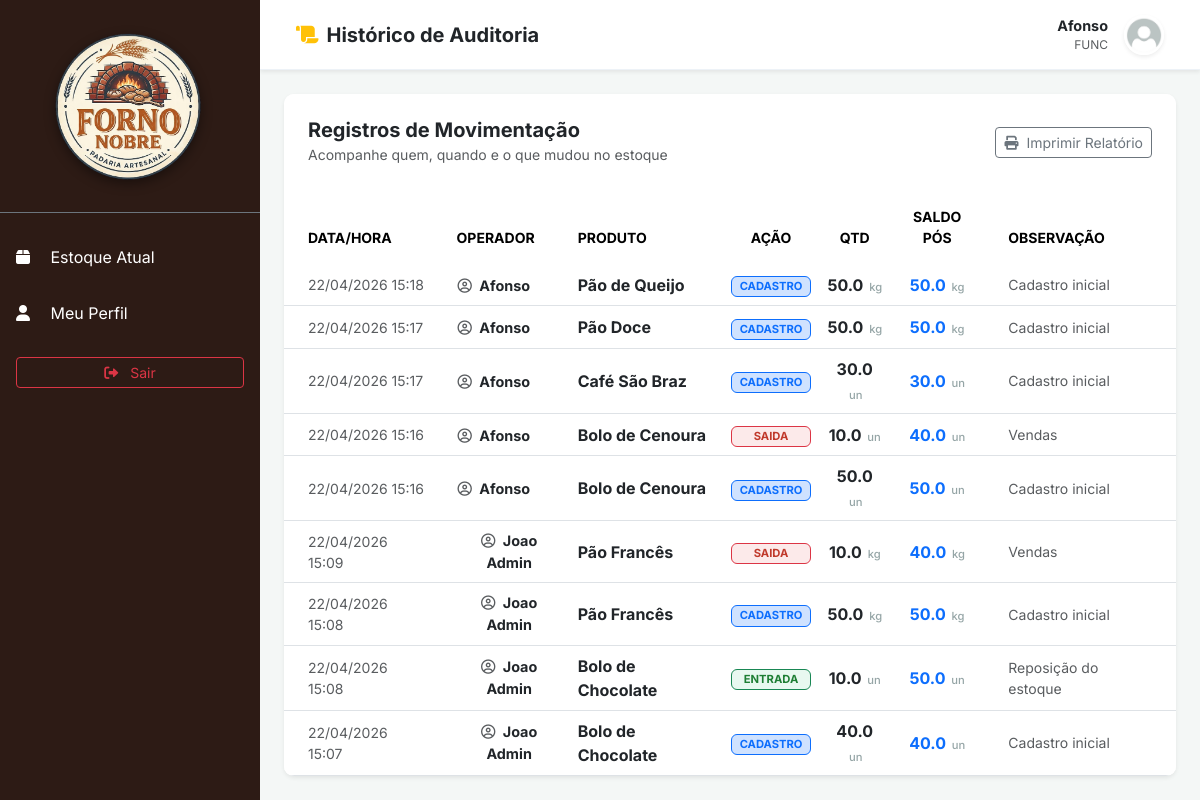
The app's page /historico (signed in) with its own data.
### app.py (models this page shows)
class Usuario(db.Model):
    id = db.Column(db.Integer, primary_key=True)
    username = db.Column(db.String(50), unique=True)
    email = db.Column(db.String(100), unique=True)
    senha = db.Column(db.String(50))
    nivel = db.Column(db.String(20))
    cpf = db.Column(db.String(14))
    telefone = db.Column(db.String(15))
    foto = db.Column(db.String(200), default='default.png')
    data_nascimento = db.Column(db.String(10))
    ultimo_acesso = db.Column(db.DateTime)

class Historico(db.Model):
    id = db.Column(db.Integer, primary_key=True)
    data = db.Column(db.DateTime, default=datetime.now)
    usuario_nome = db.Column(db.String(100))
    produto_nome = db.Column(db.String(100))
    tipo = db.Column(db.String(20))
    quantidade = db.Column(db.Float)
    unidade = db.Column(db.String(10)) # kg, un, L
    saldo_final = db.Column(db.Float)
    observacao = db.Column(db.String(200))
    usuario_id = db.Column(db.Integer, db.ForeignKey('usuario.id'))
    @property
    def usuario_completo(self):
        return Usuario.query.get(self.usuario_id) if self.usuario_id else Usuario.query.filter_by(username=self.usuario_nome).first()

### app.py (the view)
@app.route('/historico')
def historico():
    if 'user_id' not in session: return redirect(url_for('login'))
    user = Usuario.query.get(session['user_id'])
    logs = Historico.query.order_by(Historico.data.desc()).all()
    return render_template('historico.html', logs=logs, usuario=user)

### app.py (called while the page is built)
@app.context_processor
def inject_pendentes():
    if 'user_id' in session:
        user = Usuario.query.get(session['user_id'])
        if user and user.nivel == 'admin':
            contagem = Solicitacao.query.filter_by(status='pendente').count()
            return dict(contagem_pendentes=contagem)
    return dict(contagem_pendentes=0)

### templates/historico.html (shortened to what this page needs)
<!DOCTYPE html>
<html lang="pt-br">
<head>
    <link href="https://cdn.jsdelivr.net/npm/bootstrap@5.3.3/dist/css/bootstrap.min.css" rel="stylesheet">
    <link rel="stylesheet" href="{{ url_for('static', filename='style.css') }}">
    <link rel="stylesheet" href="https://cdnjs.cloudflare.com/ajax/libs/font-awesome/6.0.0/css/all.min.css">
</head>
<body class="bg-light">
    <div class="d-flex" id="wrapper">
        <div id="sidebar-wrapper">
            <div class="p-4 border-bottom border-secondary d-flex align-items-center">
                <div class="logo-sidebar me-2">
                    <img src="{{ url_for('static', filename='img/logo.png') }}" alt="Logo">
                </div>
            </div>
            <div class="list-group list-group-flush flex-grow-1 mt-3">
                <a href="/" class="list-group-item list-group-item-action bg-transparent text-white border-0 py-3 op-hover">
                    <i class="fas fa-box me-3"></i> Estoque Atual
                </a>
                <a href="{{ url_for('perfil') }}" class="list-group-item list-group-item-action bg-transparent text-white border-0 py-3 op-hover">
                    <i class="fas fa-user me-3"></i> Meu Perfil
                </a>
            </div>
            <div class="p-3">
                <a href="/logout" class="btn btn-outline-danger w-100 btn-sm">
                    <i class="fas fa-sign-out-alt me-2"></i> Sair
                </a>
            </div>
        </div>
        <div id="page-content-wrapper" class="w-100">
            <nav class="navbar navbar-expand-lg navbar-light bg-white py-3 px-4 shadow-sm mb-4">
                <div class="container-fluid">
                    <div class="d-flex align-items-center">
                        <h5 class="m-0 fw-bold text-dark d-flex align-items-center">
                            <i class="fas fa-scroll text-warning me-2"></i> Histórico de Auditoria
                        </h5>
                    </div>
                    <div class="d-flex align-items-center">
                        <div class="text-end me-3 d-none d-md-block">
                            <div class="fw-bold text-dark mb-0" style="font-size: 0.9rem;">{{ session['user_nome'] }}</div>
                            <div class="text-muted small" style="font-size: 0.75rem;">{{ usuario.nivel | upper }}</div>
                        </div>
                        <img src="/static/uploads/{{ usuario.foto if usuario.foto else 'default.png' }}" class="rounded-circle border border-2 border-white shadow-sm" width="40" height="40" style="object-fit: cover;">
                    </div>
                </div>
            </nav>
            <div class="container-fluid px-4">
                <div class="card border-0 shadow-sm overflow-hidden">
                    <div class="card-header bg-white border-0 py-4 px-4 d-flex justify-content-between align-items-center">
                        <div>
                            <h5 class="m-0 fw-bold text-dark">Registros de Movimentação</h5>
                            <small class="text-muted">Acompanhe quem, quando e o que mudou no estoque</small>
                        </div>
                        <button class="btn btn-sm btn-outline-secondary" onclick="window.print()">
                            <i class="fas fa-print me-2"></i>Imprimir Relatório
                        </button>
                    </div>
<div class="table-responsive">
    <table class="table table-hover align-middle mb-0">
        <thead class="bg-light">
            <tr class="text-muted small fw-bold">
                <th class="border-0 px-4 py-3">DATA/HORA</th>
                <th class="border-0 py-3">OPERADOR</th>
                <th class="border-0 py-3">PRODUTO</th>
                <th class="border-0 py-3 text-center">AÇÃO</th>
                <th class="border-0 py-3 text-center">QTD</th> <th class="border-0 py-3 text-center">SALDO PÓS</th> <th class="border-0 py-3 px-4">OBSERVAÇÃO</th>
            </tr>
        </thead>
        <tbody class="bg-white">
            {% for log in logs %}
            <tr>
                <td class="px-4 text-muted small">
                    {{ log.data.strftime('%d/%m/%Y %H:%M') }}
                </td>
                <td>
                    <button type="button" class="btn btn-link p-0 text-dark fw-bold text-decoration-none shadow-none" data-bs-toggle="modal" data-bs-target="#modalUser{{ log.id }}" style="font-size: 0.9rem;">
                        <i class="far fa-user-circle text-muted me-1"></i>
                        {{ log.usuario_completo.username if log.usuario_completo else log.usuario_nome }}
                    </button>
                </td>
                <td class="fw-bold text-dark">{{ log.produto_nome }}</td>
                <td class="text-center">
                    <span class="badge
                        {% if log.tipo == 'entrada' %}bg-success-subtle text-success border border-success
                        {% elif log.tipo == 'saida' %}bg-danger-subtle text-danger border border-danger
                        {% elif log.tipo == 'cadastro' %}bg-primary-subtle text-primary border border-primary
                        {% elif log.tipo == 'exclusao' %}bg-dark text-white
                        {% else %}bg-light text-dark{% endif %} px-2 py-1" style="font-size: 0.7rem; min-width: 80px;">
                        {{ log.tipo | upper }}
                    </span>
                </td>
                <td class="text-center fw-bold text-dark">
                    {{ log.quantidade }}
                    <span class="unidade-medida">{{ log.unidade if log.unidade else '' }}</span>
                </td>
                <td class="text-center fw-bold text-primary">
                    {{ log.saldo_final if log.saldo_final != None else '--' }}
                    <span class="unidade-medida">{{ log.unidade if log.unidade and log.saldo_final != None else '' }}</span>
                </td>
                <td class="px-4 small text-muted italic">
                    {{ log.observacao if log.observacao else '-' }}
                </td>
            </tr>
            {% endfor %}
        </tbody>
    </table>
</div>
                </div>
            </div>
        </div>
    </div>
</body>
</html>

### static/style.css (style rules this page uses)
:root { --sidebar-bg: #2d1b15; --accent: #ffa726; --bg-main: #f4f7f6; --text-dark: #2d3436; --text-muted: #636e72; --white: #ffffff; --success: #198754; --danger: #e74c3c; --radius: 10px; --shadow-sm: 0 2px 4px rgba(0,0,0,0.05); }
html, body { margin: 0 !important; padding: 0 !important; width: 100%; height: 100%; font-family: 'Inter', sans-serif; background-color: var(--bg-main); }
#wrapper { display: flex; width: 100%; min-height: 100vh; }
#sidebar-wrapper { min-width: 260px; max-width: 260px; background-color: var(--sidebar-bg) !important; color: white; z-index: 1000; transition: all 0.3s; }
#page-content-wrapper { flex: 1; width: 100%; background-color: var(--bg-main); overflow-x: hidden; }
.logo-sidebar { width: 300px !important; height: auto; display: block !important; margin-left: 50% !important; transform: translateX(-17%) !important; position: relative; left: 0; background: transparent !important; border: none !important; border-radius: 0 !important; box-shadow: none !important; padding: 0 !important; }
.logo-sidebar img { width: 100%; height: auto; display: block; object-fit: contain; filter: drop-shadow(0px 4px 6px rgba(0,0,0,0.4)); }
.sidebar-header, #sidebar-wrapper .d-flex { display: flex; flex-direction: column; align-items: center; width: 100%; padding: 10px 0; }
.navbar { height: 70px; background-color: var(--white) !important; border-bottom: 1px solid #edf2f7; }
.card { border: none; border-radius: var(--radius); box-shadow: var(--shadow-sm); }
.bg-success-subtle { background-color: #e8f8f0 !important; color: #1e7e34 !important; border: 1px solid #c3e6cb; }
.bg-danger-subtle { background-color: #fceaea !important; color: #c0392b !important; border: 1px solid #f5c6cb; }
.card h5 { color: var(--sidebar-bg); }
.unidade-medida { font-size: 0.7rem; color: #95a5a6; font-weight: 500; text-transform: lowercase; margin-left: 2px; }

### records on screen
Usuario: nivel "FUNC", foto (placeholder picture)
Historico: data "22/04/2026 15:18", usuario_completo "Afonso", produto_nome "Pão de Queijo", tipo "CADASTRO", quantidade "50.0", unidade "kg", saldo_final "50.0", unidade+saldo_final "kg", observacao "Cadastro inicial"
Historico: data "22/04/2026 15:17", usuario_completo "Afonso", produto_nome "Pão Doce", tipo "CADASTRO", quantidade "50.0", unidade "kg", saldo_final "50.0", unidade+saldo_final "kg", observacao "Cadastro inicial"
Historico: data "22/04/2026 15:17", usuario_completo "Afonso", produto_nome "Café São Braz", tipo "CADASTRO", quantidade "30.0", unidade "un", saldo_final "30.0", unidade+saldo_final "un", observacao "Cadastro inicial"
Historico: data "22/04/2026 15:16", usuario_completo "Afonso", produto_nome "Bolo de Cenoura", tipo "SAIDA", quantidade "10.0", unidade "un", saldo_final "40.0", unidade+saldo_final "un", observacao "Vendas"
Historico: data "22/04/2026 15:16", usuario_completo "Afonso", produto_nome "Bolo de Cenoura", tipo "CADASTRO", quantidade "50.0", unidade "un", saldo_final "50.0", unidade+saldo_final "un", observacao "Cadastro inicial"
Historico: data "22/04/2026 15:09", usuario_completo "Joao Admin", produto_nome "Pão Francês", tipo "SAIDA", quantidade "10.0", unidade "kg", saldo_final "40.0", unidade+saldo_final "kg", observacao "Vendas"
Historico: data "22/04/2026 15:08", usuario_completo "Joao Admin", produto_nome "Pão Francês", tipo "CADASTRO", quantidade "50.0", unidade "kg", saldo_final "50.0", unidade+saldo_final "kg", observacao "Cadastro inicial"
Historico: data "22/04/2026 15:08", usuario_completo "Joao Admin", produto_nome "Bolo de Chocolate", tipo "ENTRADA", quantidade "10.0", unidade "un", saldo_final "50.0", unidade+saldo_final "un", observacao "Reposição do estoque"
Historico: data "22/04/2026 15:07", usuario_completo "Joao Admin", produto_nome "Bolo de Chocolate", tipo "CADASTRO", quantidade "40.0", unidade "un", saldo_final "40.0", unidade+saldo_final "un", observacao "Cadastro inicial"

### other values on screen
{{ session['user_nome'] }} "Afonso"
